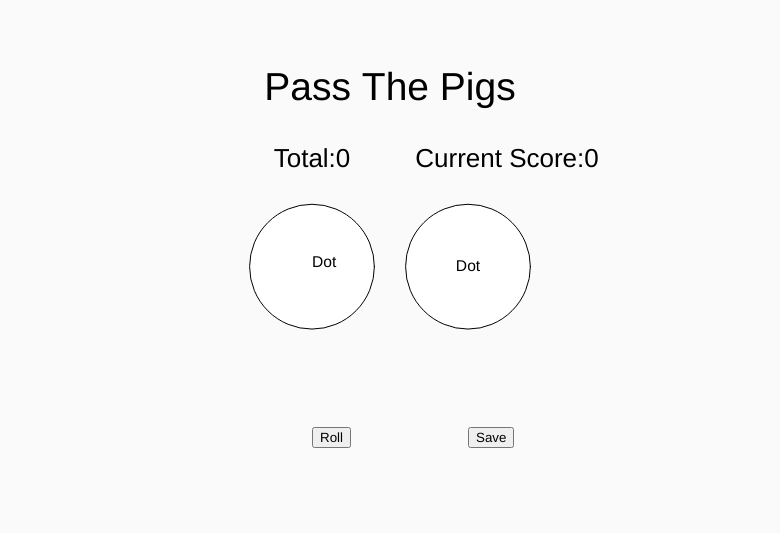
Frame 1 (no input)
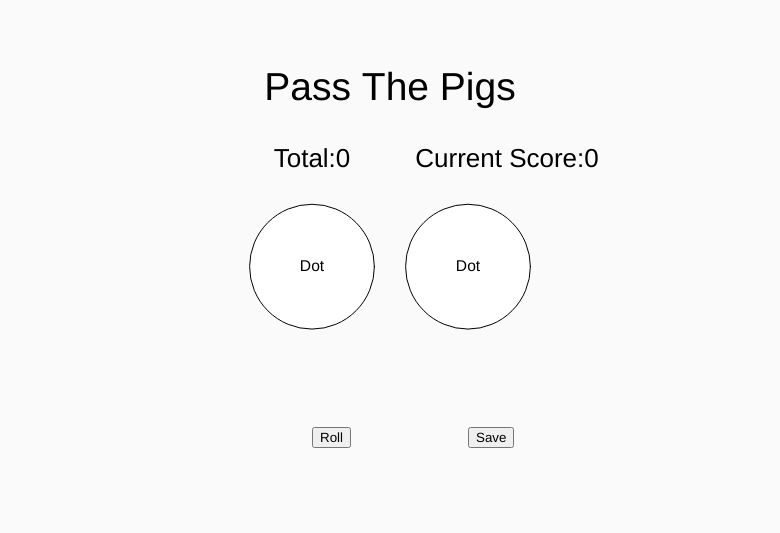
Frame 60 (no input)
Frame 120 (the mouse pressed at the canvas centre since frame 60): identical to frame 60, image omitted

The p5.js sketch that drew these frames (run headless with seeded random() and noise() and a simulated clock; from frame 60 on, the mouse is pressed at the canvas centre):

// p5.js sketch
// ── sketch.js
let cnv;
let Pigs = [];
let Button;
let RunningTotal = 0;
let CurrentRound = 0;
let Button1;
let ScoreKeeper = new Scorer();
let MakingBacon = false;
let ratio = window.screen.availWidth /  window.screen.availHeight

function setup() {
  cnv = createCanvas(window.screen.availWidth-20, window.screen.availHeight-(50*ratio))
  Pigs.push(new pig(-width/10,0,"Dot"))
  Pigs.push(new pig(width/10,0,"Dot"))

  Button = createButton("Roll");
  Button.position(width*(2/5),height*(4/5))
  Button.mousePressed(function (){
    for(var i = 0; i < Pigs.length; i++){
      Pigs[i].roll();
    }
    ScoreOfCurrentConfig = ScoreKeeper.getScore(Pigs)
    if (ScoreOfCurrentConfig == "Pig Out"){
      CurrentRound = 0;
    }else {
      CurrentRound += ScoreOfCurrentConfig;
    }
  })
  Button1 = createButton("Save");
  Button1.position(width*(3/5),height*(4/5))
  Button1.mousePressed(function(){
    RunningTotal += CurrentRound;
    CurrentRound = 0;
  }
);
}

function draw() {
  background(250);
  translate(width/2,height/2)
  for(var i = 0; i < Pigs.length; i++){
    Pigs[i].show();
  }
  textSize(width / 30);
  textAlign(CENTER, CENTER);
  text("Total:" + RunningTotal, -width/10,-(height)*(1/5));
  text("Current Score:" + CurrentRound, width*(3/20) , -(height)*(1/5))
  textSize(width / 20);
  text("Pass The Pigs", 0, -height/3)

  MakingBacon = ScoreKeeper.AreOverlapping(Pigs)
  if (MakingBacon == true){
    RunningTotal = 0;
    CurrentRound = 0;
    text("MAKING BACON", 0,0)
  }
}

// ── Scoring.js
let Score;
let distance;
let Values = {"No Dot":0, "Dot" : 0, "Razorback" : 5, "Trotter": 5, "Snouter" : 10, "Leaning jowler" : 15};
class Scorer {
  constructor() {}
  getScore = function(pigs){
    if(pigs[0].state == "No Dot" && pigs[1].state == "Dot" || pigs[1].state == "No Dot" && pigs[0].state == "Dot"){
      Score = "Pig Out"
    } else if (pigs[0].state == pigs[1].state){
      if (pigs[0].state == "No Dot" || pigs[0].state == "Dot"){
        Score = 1
      } else {
        Score = 2*(Values[pigs[0].state] + Values[pigs[1].state])
      }
    } else {
      Score = Values[pigs[0].state] + Values[pigs[1].state]
    }
    return Score;
  }
  AreOverlapping = function(pigs){
    distance = pigs[0].pos.dist(pigs[1].pos)
    if (distance < (pigs[0].radius + pigs[1].radius) && pigs[0].vel.mag() < 0.05 && pigs[1].vel.mag() < 0.05){
      return true
    }else{
      return false
    }
  }
}

// ── pigs.js
let outcome;
let scaler = 0.2;
class pig{
  constructor(x,y,state){
    this.pos = createVector(x,y);
    this.state = state;
    this.vel = createVector(0,0);
    this.diameter = width*(4/25)
    this.radius = this.diameter/2
  }
  roll = function(){
    outcome = Math.random();
    if (outcome >= 0 && outcome <= 0.349){
      this.state = "No Dot";
    } else if (outcome > 0.349 && outcome <= 0.651){
      this.state = "Dot";
    } else if (outcome > 0.651 && outcome <= 0.875){
      this.state = "Razorback"
    } else if (outcome > 0.875 && outcome <= 0.963){
      this.state = "Trotter"
    } else if (outcome > 0.963 && outcome <= 0.993){
      this.state = "Snouter"
    } else {
      this.state = "Leaning jowler"
    }
    this.vel.set([random(-scaler*this.diameter,scaler*this.diameter),random(-scaler*this.diameter,scaler*this.diameter)]);

  }
  show = function(){
    this.pos.add(this.vel)
    circle(this.pos.x,this.pos.y,this.diameter)
    this.vel.mult(0.98)
    textSize(width/50);
    text(this.state, this.pos.x, this.pos.y)
    textAlign(CENTER, CENTER);

    if (this.pos.x < -width/2 + this.radius){
      this.pos.x = -width/2 + this.radius;
      this.vel.x = Math.abs(this.vel.x);
    }else if (this.pos.x > width/2 - this.radius){
      this.pos.x = width/2 - this.radius;
      this.vel.x = -Math.abs(this.vel.x) ;
    }

    if (this.pos.y < -height/2 + this.radius){
      this.pos.y = -height/2 + this.radius;
      this.vel.y = Math.abs(this.vel.y);
    }else if (this.pos.y >= height/2 - this.radius){
      this.pos.y = height/2 - this.radius;
      this.vel.y = -Math.abs(this.vel.y);
    }
  }
}
